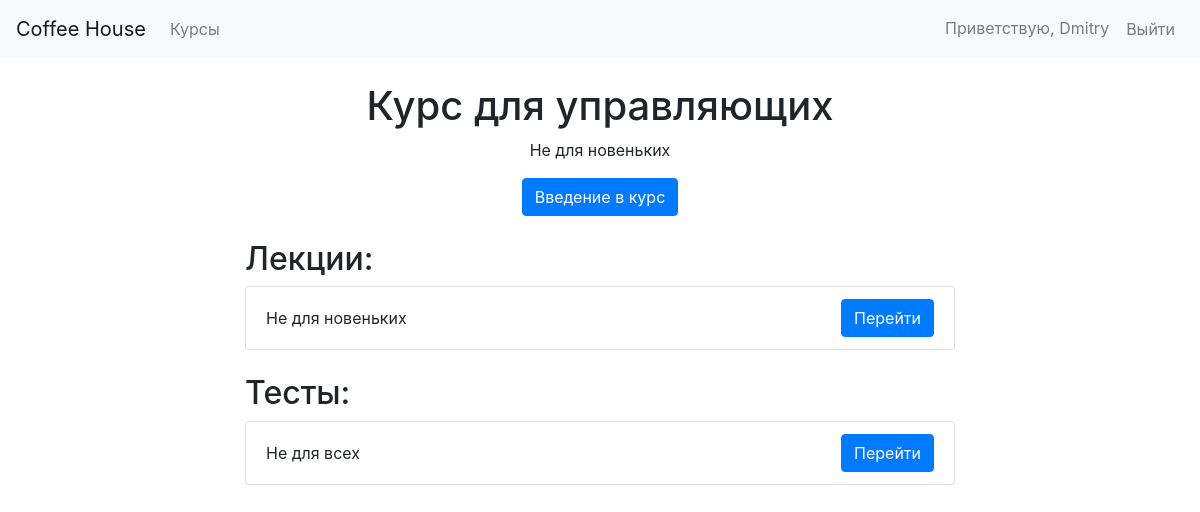
Page /courses/kurs-dlia-upravliaiushchikh/ (signed in) on the earlier database version.
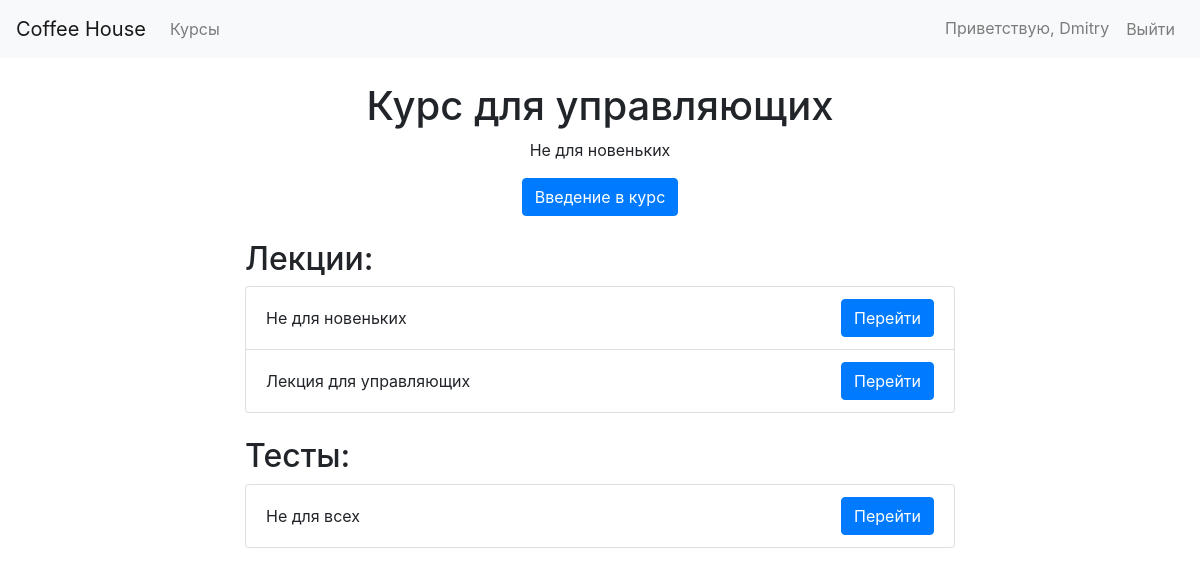
Same page on the later database version.
### courses/models.py (models this page shows, shortened)
class Lecture(models.Model):
    title = models.CharField(max_length=100)
    content = models.TextField()
    course = models.ForeignKey(Course, on_delete=models.CASCADE)
    lecture_slug = models.SlugField(unique=True, max_length=100, default='')

class Test(models.Model):
    title = models.CharField(max_length=100)
    course = models.ForeignKey(Course, on_delete=models.CASCADE)
    test_slug = models.SlugField(unique=True, max_length=100, default='')

### courses/views.py (the view)
# urls.py: path('<slug:course_slug>/', views.course_detail, name='course_detail'),
@login_required
def course_detail(request, course_slug):
    course = get_object_or_404(Course, course_slug=course_slug)
    return render(request, 'course_detail.html', {'course': course})

### templates/course_detail.html (shortened to what this page needs)
{% extends 'base.html' %}
{% load static %}
{% block content %}
    <div class="container">
        <div class="row">
            <div class="col-md-8 mx-auto mt-4">
                <h1 class="text-center">{{ course.title }}</h1>
                <p class="text-center">{{ course.description }}</p>
                <div class="text-center">
                    {% if course.video_url %}
                        <a href="{{ course.video_url }}" class="btn btn-primary">Введение в курс</a>
                    {% endif %}
                </div>
                <div class="mt-4">
                    <h2>Лекции:</h2>
                    <ul class="list-group">
                        {% for lecture in course.lecture_set.all %}
                            <li class="list-group-item d-flex justify-content-between align-items-center">
                                {{ lecture.title }}
                                 <a href="{% url 'lecture_detail' course.course_slug lecture.lecture_slug %}"
                                   class="btn btn-primary">Перейти</a>
                            </li>
                        {% endfor %}
                    </ul>
                </div>
                <div class="mt-4">
                    <h2>Тесты:</h2>
                    <ul class="list-group">
                        {% for test in course.test_set.all %}
                            <li class="list-group-item d-flex justify-content-between align-items-center">
                                {{ test.title }}
                                <a href="{% url 'test_detail' course.course_slug test.test_slug %}" class="btn btn-primary">Перейти</a>
                            </li>
                        {% endfor %}
                    </ul>
                </div>
            </div>
        </div>
    </div>
{% endblock %}

Differences in the rows shown:
added Lecture: title "Лекция для управляющих"
